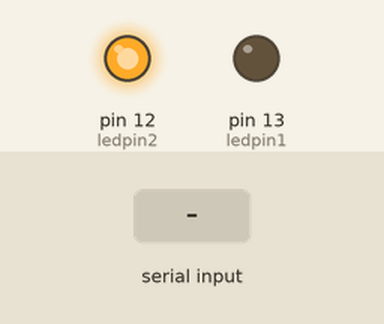
A sketch run on a simulated Arduino Uno, built with avr-gcc and run on an emulated ATmega328P. Shown: output pins drawn as LEDs (lit = HIGH). The test bench sets the inputs (shaded band).

Above: at 1.2 s.
1.3 s: "1" received over the second serial link
At 1.9 s:
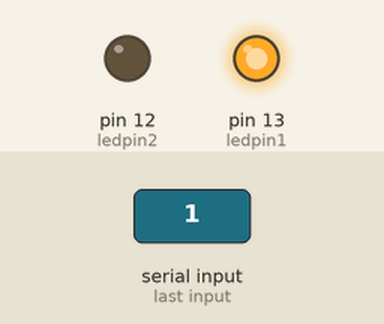
2.8 s: "0" received over the second serial link
At 3.9 s:
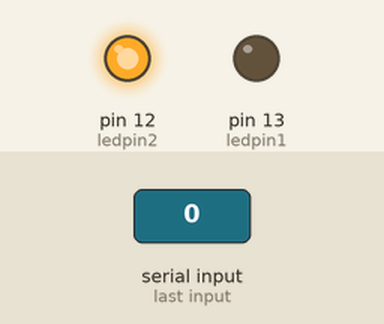
Timing chart, 0 to 5.8 s (numbered marks = the images above; inputs shaded):
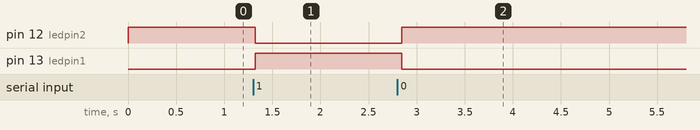

Measured:
- after the input at 1.3 s, pin 12 (ledpin2): HIGH → LOW at once; pin 13 (ledpin1): LOW → HIGH at once
- after the input at 2.8 s, pin 12 (ledpin2): LOW → HIGH after 0.05 s; pin 13 (ledpin1): HIGH → LOW after 0.05 s

The sketch:

bttest.ino
```cpp
#include <SoftwareSerial.h>
SoftwareSerial BT(2,3);
char val; //value to receieve data from the serial port
int ledpin1 = 13; //red LED
int ledpin2 = 12; // green LED

void setup() {
  pinMode(ledpin1, OUTPUT); // set LED pins as outputs
  pinMode(ledpin2, OUTPUT);
  BT.begin(9600); //begin serial communications at 9600 bits per second (baud)
}

void loop() {
  if(BT.available()) { // check if there is data to read
    val = BT.read(); // read the data into our value variable
    BT.print("Reading new data: ");
    BT.println(val);
  }

  if (val == '1') { // if 1 (high) is received
  digitalWrite(ledpin1, HIGH); // Turn on the green light and off the red light
  digitalWrite(ledpin2, LOW);
  } else { // 1 not received
  digitalWrite(ledpin1, LOW); // Turn on the red light and off the green light
  digitalWrite(ledpin2, HIGH);
  }

  delay(100);
}
```
